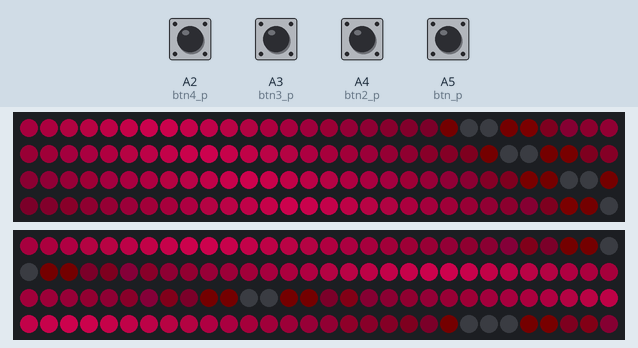
Recording of a sketch running on a simulated Arduino Uno, built with avr-gcc and run on an emulated ATmega328P. Shown: 2 × 120 RGB LEDs in strip order, left to right, continuing on the next row. The inputs (shaded band) are chosen by the test bench; at power-on: A2 (btn4_p), A3 (btn3_p), A4 (btn2_p), A5 (btn_p) HIGH. Dim RGB values are drawn brighter than linear.

Above: at 2.0 s.
2.1 s: A3 (btn3_p) pulled LOW for 1 s
At 2.56 s:
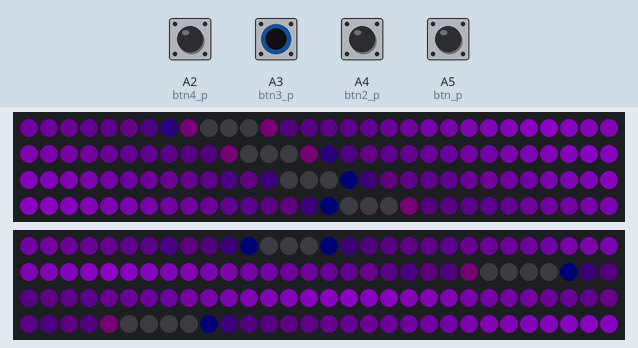
3.7 s: A3 (btn3_p) pulled LOW for 1 s
At 4.43 s:
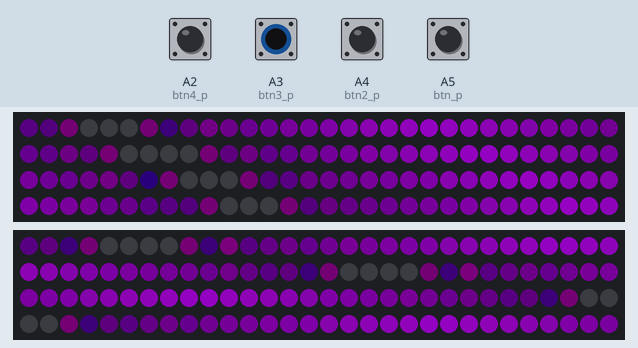
5.3 s: A5 (btn_p) pulled LOW for 1 s
At 6.41 s:
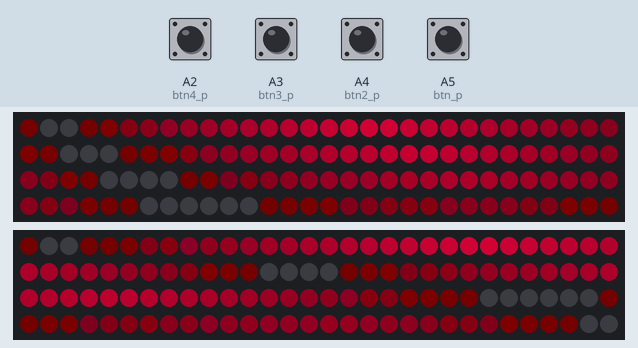
6.9 s: A2 (btn4_p) pulled LOW for 0.15 s
7.6 s: A4 (btn2_p) pulled LOW for 0.15 s
At 8.03 s:
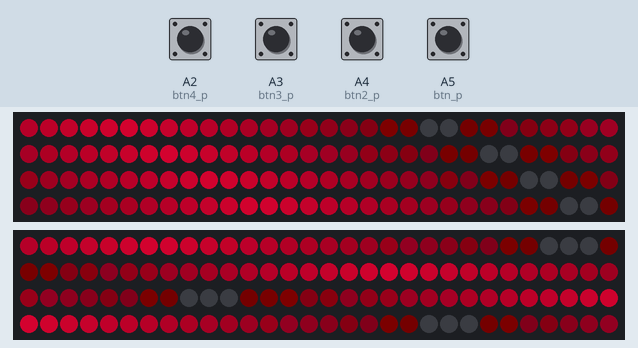
8.3 s: A2 (btn4_p) pulled LOW for 1 s
At 24.94 s:
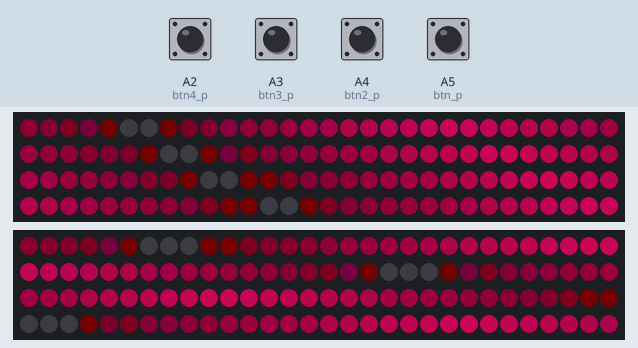

The sketch:

WS2812_simple_wave.ino
```cpp
 //http://fastled.io/docs/3.1/group__lib8tion.html

#define		LED_p		4
#define		LED_p2		5
#define		btn_p		A5 //fade end
#define		btn2_p		A4 // bright mul

//------ default  more animate hue
#define		btn3_p		A3 // smaller animate hue, more violet
#define		btn4_p		A2 // purple
//------
#define		NUM_LEDS	120 //max 260 for atmega168
#define NUM_LEDS_type 	 byte //uint16_t

#include "FastLED.h"
CRGB leds[NUM_LEDS];
CRGB leds2[NUM_LEDS];
float k_len=135;
float k_len2=175;


CRGB gColor=  CRGB(155,155,255); //Orange


void clear()
{
	memset(leds, 0, NUM_LEDS * sizeof(struct CRGB));
	memset(leds2, 0, NUM_LEDS * sizeof(struct CRGB));
}

void setup(){
	//Serial.begin(1000000);


	FastLED.addLeds<WS2812B, LED_p, GRB>(leds, NUM_LEDS);
	FastLED.addLeds<WS2812B, LED_p2, GRB>(leds2, NUM_LEDS);
	FastLED.setBrightness( 155 );
	clear();
	FastLED.show();
	delay(800);

	pinMode(btn_p,INPUT_PULLUP);
	pinMode(btn2_p,INPUT_PULLUP);
	pinMode(btn3_p,INPUT_PULLUP);
	pinMode(btn4_p,INPUT_PULLUP);
}

//byte i_eff=0;
void loop()
{

 for(NUM_LEDS_type i =0;i<NUM_LEDS;i++)
 {
	 /*
	float t=millis();
	float t1=t/150;
	float t1b=t/150*k_len2/k_len;
	float t2=t/100;
	float t2b=t/100;
	float t3=t/4;
	float t3b=t/4;

	//leds[i]=( triwave8(i+millis()/8 )*sin8(millis()/100) + triwave8(i+millis()/8 )*cos8(millis()/100) )/1024;  //nwp
	leds[i]=CHSV(190+sin8((byte)t1)/16, 205+sin8((byte)t2)/16, triwave8(i*8-(byte)t3 ) );
	leds2[i]=CHSV(190+sin8((byte)t1b)/16, 205+sin8((byte)t2b)/16, triwave8(i*8-(byte)t3b ) );
	*/
	//leds [i]=CHSV(0,0,128);

	byte b=triwave8(i*8-millis()/4 );

	byte b1=triwave8((int)(i*8.0*k_len/k_len2)-millis()/4 );

	byte h=211+sin8(millis()/200)/8; //as from violet to purple over 235ms*255 =1 min
	if(!digitalRead(btn3_p))
	{
		h=190+sin8(millis()/150)/16; //as violet
	}
	else
	if(!digitalRead(btn4_p))
	{
		h=230+sin8(millis()/150)/32; //as violet
	}

	if(!digitalRead(btn2_p))
	{
		b=b*b/255;
		b1=b1*b1/255;
	}


	leds [i]=CHSV(h, 215+sin8(millis()/200)/16, b );
	leds2[i]=CHSV(h, 215+sin8(millis()/200)/16,  b1);
 }
 //i_eff++;

	if(!digitalRead(btn_p))
	{
		//if( i_eff%(1+millis()/200%60)<2 )
		{
			for (int i = 30; i < NUM_LEDS; ++i)
			{
				 //leds[i].fadeToBlackBy( i );
				 leds[i].fadeToBlackBy( map(i, 30,NUM_LEDS, 1, 250)  );
				 leds2[i].fadeToBlackBy( map(i, 30,NUM_LEDS, 1, 250)  );
			}
		}
	}

	FastLED.show();
	delay(1);
}
```

Measured:
- after the input at 2.1 s, the LEDs: change after 0.31 s (image 1)
- after the input at 3.7 s, the LEDs: first change after 0.27 s (image 2 shows a later state)
